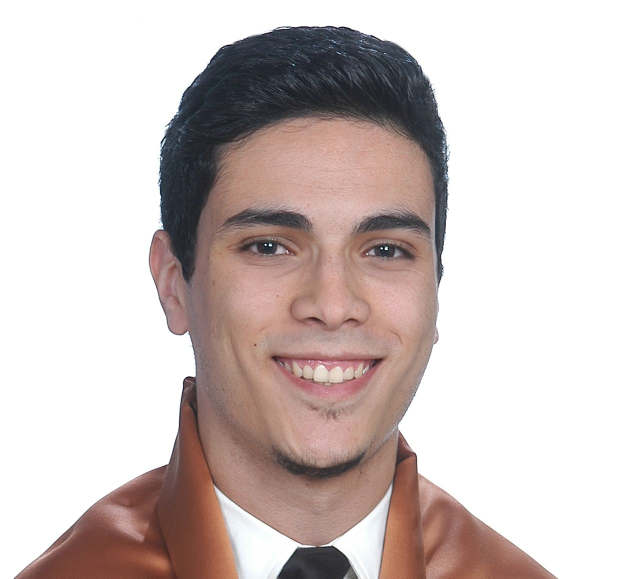
#> input picture farid.jpg, 1286 x 1157 px (shown at 1/2 size)
$ python -i testbed.py   (imports and definitions only)
#> lines starting #> are read from the running program, lines starting #| are printed output that depends on the picture
import cv2
import os
import matplotlib.pyplot as plt
import numpy as np
import tkinter as tk
from tkinter import ttk
import tkinter.filedialog
from PIL import ImageTk
from PIL import Image
from matplotlib.backends.backend_tkagg import FigureCanvasTkAgg
from tkinter import filedialog

class TestBed:
	FILE_TYPES = (("", ".jpg"), ("", ".jpeg"), ("", ".bmp"), ("", ".png"));
	image_label = [];
	fft_label = [];
	root = [];
	image = [];
	orig = [];
	scale_var = 0;
	dfft_button = [];
	image_button = [];

	#TODO: Adjust height and width so that it scales
	#to the available window size

	ROOT_HEIGHT = int(1080*0.9);
	ROOT_WIDTH = int(1920*0.9);

	FRAME_HEIGHT = int(0.8*(ROOT_HEIGHT));
	FRAME_WIDTH = int(0.5*ROOT_WIDTH);
	FRAME_RATIO = FRAME_WIDTH/FRAME_HEIGHT;

	SLIDER_WIDTH = FRAME_WIDTH*0.8;

	graph_figure = [];
	initial_fft_figure = [];
	matrix_figure = [];
	fft_figure = [];
	canvas = [];

	image_size = 0;

	Q50 = np.array([[16, 11, 10, 16, 24, 40, 51, 61],
											  [12, 12, 14, 19, 26, 58, 60, 55],
											  [14, 13, 16, 24, 40, 57, 69, 56],
											  [14, 17, 22, 29, 51, 87, 80, 62],
											  [18, 22, 37, 56, 68, 109, 103, 77],
											  [24, 35, 55, 64, 81, 104, 113, 92],
											  [49, 64, 78, 87, 103, 121, 120, 101],
											  [72, 92, 95, 98, 112, 100, 103, 99]])

	@staticmethod
	def init(image_path):
#> called with image_path = 'farid.jpg'
		image = cv2.imread(image_path);
#> image is the input picture: shape (1157, 1286, 3); mean B, G, R 193.8, 196.2, 208
		TestBed.image_size = os.path.getsize(image_path);
		b, g, r = cv2.split(image);
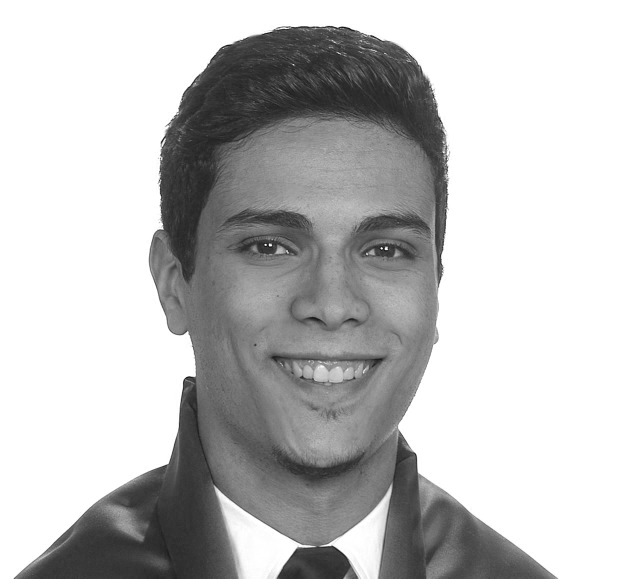
#> b: shape (1157, 1286) (shown at 1/2 size); min 0, max 255, mean 193.8
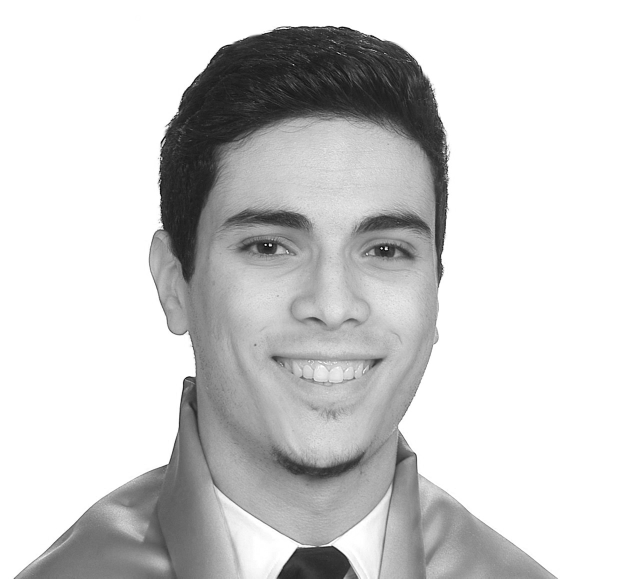
#> r: shape (1157, 1286) (shown at 1/2 size); min 0, max 255, mean 208
		image = cv2.merge((r, g, b));

		height, width, channels = image.shape;
#> height = 1157; width = 1286; channels = 3

		image_ratio = width/height;
#> image_ratio = 1.11

		if(image_ratio > TestBed.FRAME_RATIO):
			image_width = TestBed.FRAME_WIDTH;
			image_height = TestBed.FRAME_HEIGHT/image_ratio;
		else:
			image_height = TestBed.FRAME_HEIGHT;
			image_width = TestBed.FRAME_WIDTH*image_ratio;
#> image_width = 960.3

		image_width = int(image_width);
#> image_width = 960
		image_height = int(image_height);

		TestBed.image = cv2.resize(image,(image_width,image_height));


	# [168 lines left out: functions plotQuantizationMatrix, initGraphs, onSliderChanged, getDecodedImage, computeMagnitude, imageToTkinter and 5 more, not called in this run]

		# Resize image and graphs
		# Resize current window


>>> result = TestBed().init('farid.jpg')

$ run again, on tiger.bmp
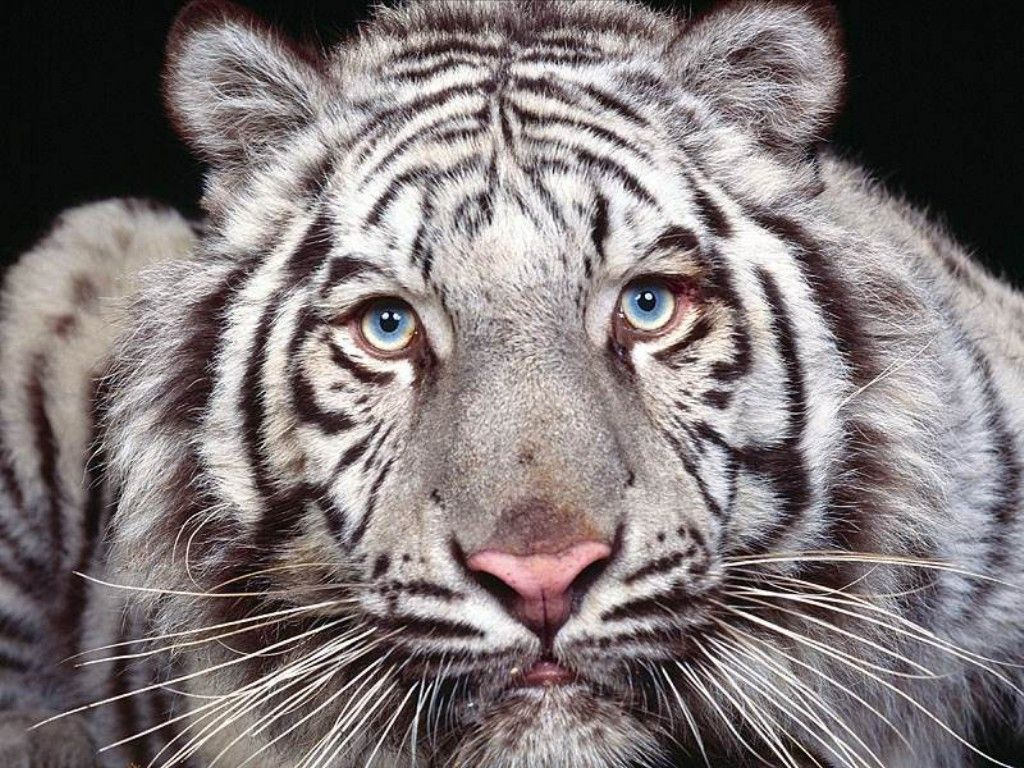
#> input picture tiger.bmp, 1024 x 768 px
#> in init, image is the input picture: shape (768, 1024, 3); mean B, G, R 118.9, 118.3, 126.9
#> in init, `b, g, r = cv2.split(image);`:
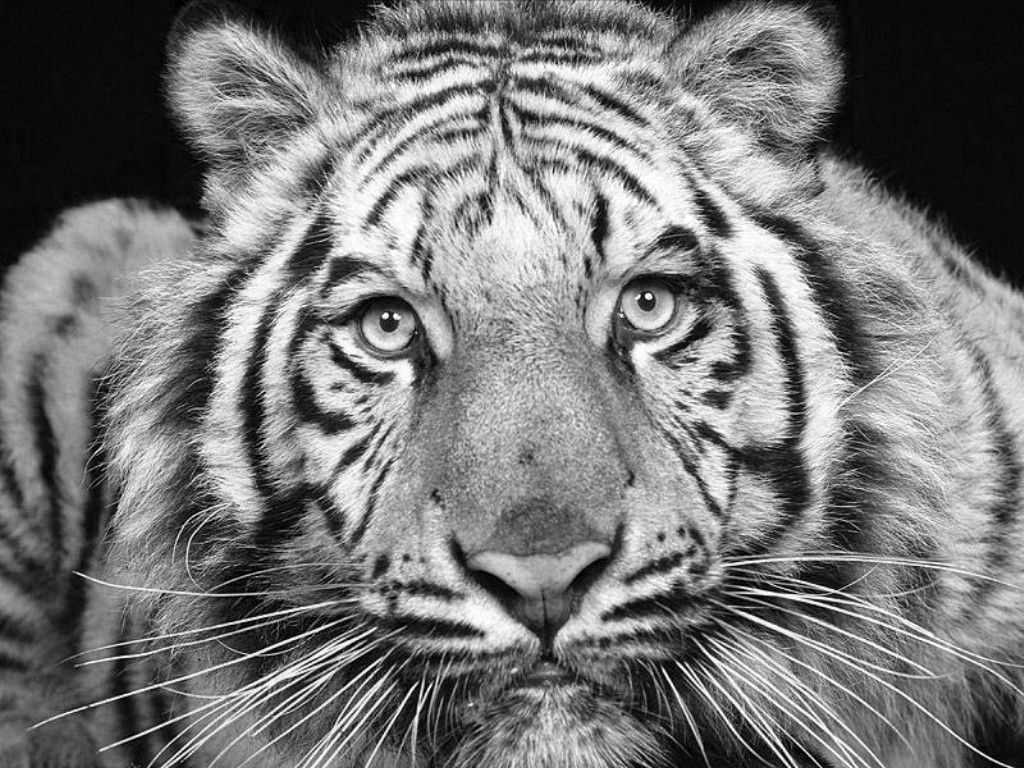
#> b: shape (768, 1024); min 0, max 255, mean 118.9
#> in init, `b, g, r = cv2.split(image);`:
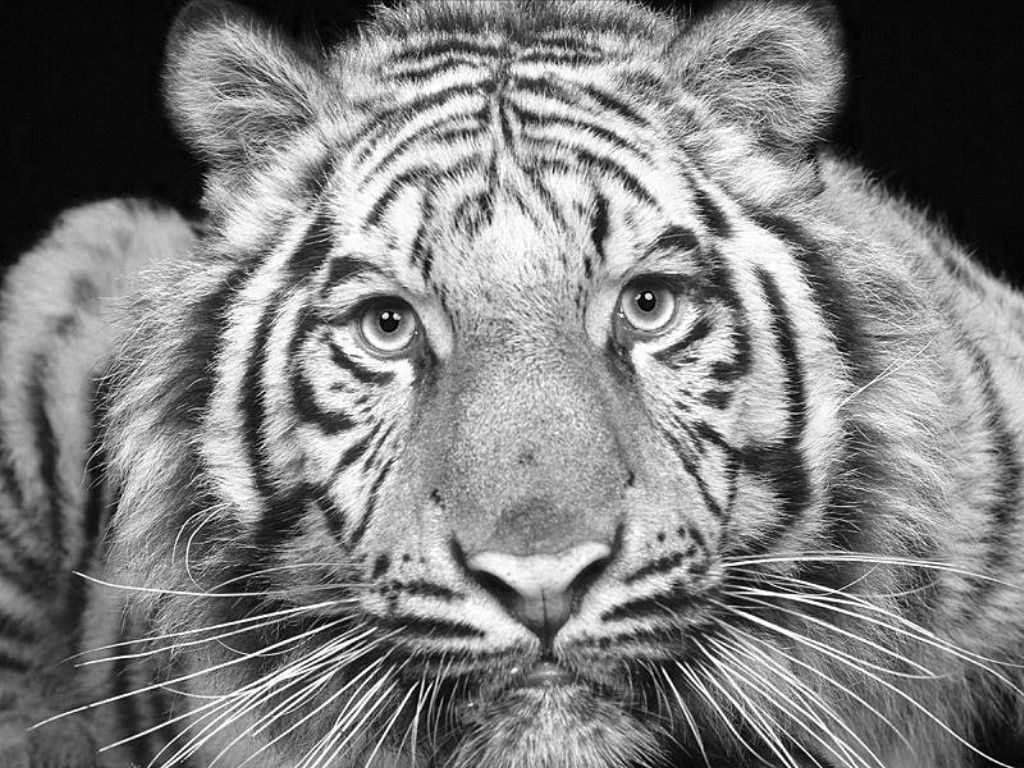
#> r: shape (768, 1024); min 0, max 255, mean 126.9
